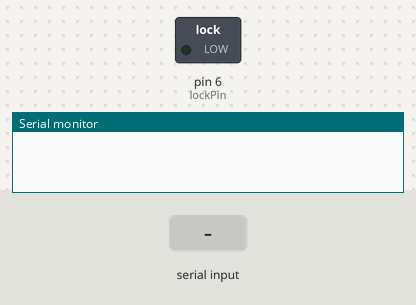
Recording of a sketch running on a simulated Arduino Uno, built with avr-gcc and run on an emulated ATmega328P. Parts: switched loads named in the sketch (green lamp = pin HIGH), the last lines printed to the serial monitor. The inputs (shaded band) are chosen by the test bench.

Above: at 1.2 s.
1.3 s: "1\n" received over Serial
At 2.7 s:
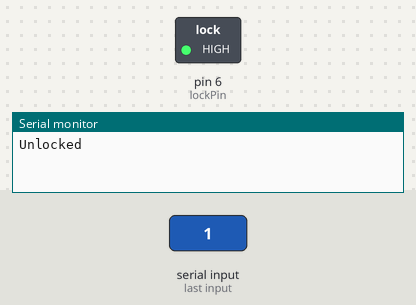
Timing chart, 0 to 7.8 s (numbered marks = the images above; inputs shaded):
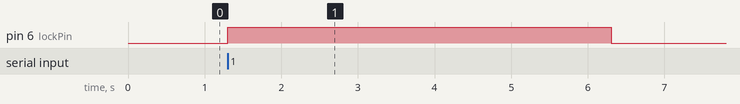

The sketch:

DFA_LockCode.ino
```cpp
int lockPin = 6;
String inputString = "";
boolean stringComplete = false;

void setup() {
  pinMode(lockPin, OUTPUT);
  Serial.begin(9600);
  inputString.reserve(200);
}

void loop() {
  if (stringComplete){
    Serial.println("Unlocked");
    digitalWrite(lockPin, HIGH);
    inputString = "";
    stringComplete = false;
    delay(5000);
    digitalWrite(lockPin,LOW);
  }
  delay(10);
}
void serialEvent() {
  while (Serial.available()) {
    // get the new byte:
    char inChar = (char)Serial.read();
    // add it to the inputString:
    inputString += inChar;
    // if the incoming character is a newline, set a flag
    // so the main loop can do something about it:
    if (inChar == '\n') {
      stringComplete = true;
    }
  }
}
```

Measured:
- after the input at 1.3 s, pin 6 (lockPin): LOW → HIGH at once, → LOW 5.0 s later
